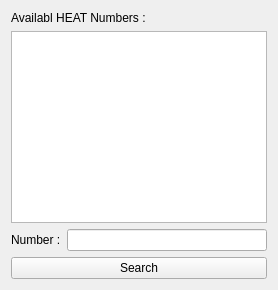
                     <widget class="QWidget" name="heat_number_page">
                      <attribute name="title">
                       <string>HEAT</string>
                      </attribute>
                      <attribute name="toolTip">
                       <string>heat number</string>
                      </attribute>
                      <layout class="QVBoxLayout" name="verticalLayout_6">
                       <item>
                        <widget class="QLabel" name="label_5">
                         <property name="text">
                          <string>Availabl HEAT Numbers :</string>
                         </property>
                        </widget>
                       </item>
                       <item>
                        <widget class="QListWidget" name="list_heat_number"/>
                       </item>
                       <item>
                        <layout class="QHBoxLayout" name="horizontalLayout_9">
                         <item>
                          <widget class="QLabel" name="label_4">
                           <property name="text">
                            <string>Number :</string>
                           </property>
                          </widget>
                         </item>
                         <item>
                          <widget class="QLineEdit" name="line_search_heat">
                           <property name="minimumSize">
                            <size>
                             <width>150</width>
                             <height>5</height>
                            </size>
                           </property>
                          </widget>
                         </item>
                        </layout>
                       </item>
                       <item>
                        <widget class="QPushButton" name="btn_heat_search">
                         <property name="cursor">
                          <cursorShape>PointingHandCursor</cursorShape>
                         </property>
                         <property name="text">
                          <string>Search</string>
                         </property>
                        </widget>
                       </item>
                      </layout>
                     </widget>
